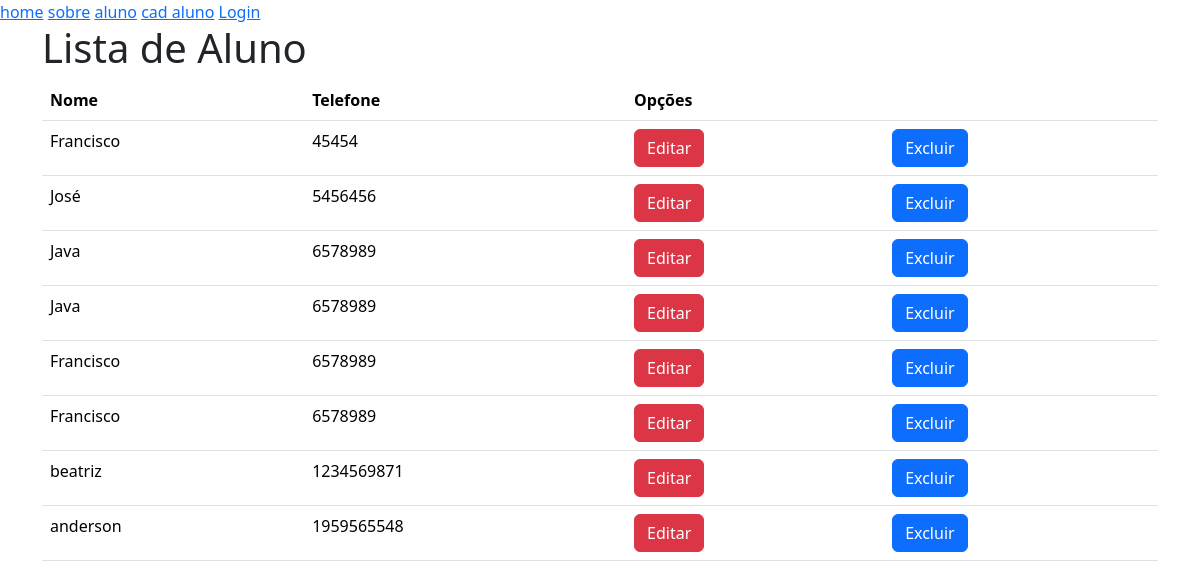
The page /aluno/homealuno/ on the database its author committed.
### aluno/models.py (models this page shows, shortened)
class Aluno(models.Model):
    nome = models.CharField(max_length=50)
    telefone = models.CharField(max_length=15)

### aluno/views.py (the view)
def index_aluno(request):
    aluno_sql = Aluno.objects.all()
    context = {
        'aluno': aluno_sql
    }
    return render(request, 'aluno/index.html', context)

### aluno/templates/aluno/index.html (shortened to what this page needs)
{% extends 'yeld.html' %}
{% block 'conteudo' %}
{% load bootstrap5 %}
<h1>Lista de Aluno</h1>
{% bootstrap_css %}
<table class="table">
    <thead>
        <th>Nome</th>
        <th>Telefone</th>
        <th colspan="2" >Opções</th>
    </thead>
    <tbody>
    {% for a in aluno %}
        <tr>
            <td>{{ a.nome }}</td>
            <td>{{ a.telefone }}</td>
            <td><a class="btn btn-danger" href="">Editar</a></td>
            <td><a class="btn btn-primary" href="">Excluir</a></td>
        </tr>
    {% endfor %}
    </tbody>
</table>
{% endblock %}

### base/yeld.html (shortened to what this page needs)
{% load bootstrap5 %}
<!DOCTYPE html>
<html lang="en">
<head>
</head>
<body>
{% bootstrap_css %}
    <nav >
        <a href="{% url 'index_home' %}">home</a>
        <a href="">sobre</a>
        <a href="{% url 'index_aluno' %}">aluno</a>
        <a href="{% url 'cadastro_aluno' %}">cad aluno</a>
        <a href="{% url 'login_usuario' %}">Login</a>
    </nav>
    <div class="container" >
        {% block 'conteudo' %}
        {% endblock %}
    </div>
</body>
</html>

### rows shown on the page
Aluno: nome "Francisco", telefone "45454"
Aluno: nome "José", telefone "5456456"
Aluno: nome "Java", telefone "6578989"
Aluno: nome "Java", telefone "6578989"
Aluno: nome "Francisco", telefone "6578989"
Aluno: nome "Francisco", telefone "6578989"
Aluno: nome "beatriz", telefone "1234569871"
Aluno: nome "anderson", telefone "1959565548"
